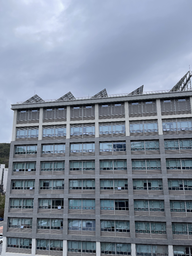
#> input picture data/image1.png, 192 x 256 px, shrunk from 756 x 1008 before the run; its folder holds 3 pictures in this run
$ jupyter execute 1_local_features.ipynb
#> lines starting #> are read from the running program, lines starting #| are printed output that depends on the picture
### helper.py
import numpy as np
import cv2
import scipy.io as sio
from matplotlib import pyplot as plt
import skimage.feature

PATCHWIDTH = 9

def featMatch(desc1, desc2, metric='hamming', ratio=0.8):
	matches = skimage.feature.match_descriptors(desc1,desc2,metric=metric,cross_check=True,max_ratio=ratio)
	return matches


# [8 lines left out: function plotMatches, not called in this run]


def makeTestPattern(patchWidth, nbits):
	np.random.seed(0)
	compareX = patchWidth*patchWidth * np.random.random((nbits,1))
	compareX = np.floor(compareX).astype(int)
	np.random.seed(1)
	compareY = patchWidth*patchWidth * np.random.random((nbits,1))
	compareY = np.floor(compareY).astype(int)
	return (compareX, compareY)


def computePixel(img, idx1, idx2, width, center):
	halfWidth = width // 2
	col1 = idx1 % width - halfWidth
	row1 = idx1 // width - halfWidth
	col2 = idx2 % width - halfWidth
	row2 = idx2 // width - halfWidth
	return 1 if img[int(center[0]+row1)][int(center[1]+col1)] < img[int(center[0]+row2)][int(center[1]+col2)] else 0


def computeBrief(img, locs):
	patchWidth = 9
	nbits = 256
	compareX, compareY = makeTestPattern(patchWidth,nbits)
	m, n = img.shape

	halfWidth = patchWidth//2

	locs = np.array(list(filter(lambda x: halfWidth <= x[0] < m-halfWidth and halfWidth <= x[1] < n-halfWidth, locs)))
	desc = np.array([list(map(lambda x: computePixel(img, x[0], x[1], patchWidth, c), zip(compareX, compareY))) for c in locs])

	return desc, locs


# [8 lines left out: function computeORB, not called in this run]


def corner_detection(im, sigma=1.5):
	# fast method
	result_img = skimage.feature.corner_fast(im, PATCHWIDTH)
	locs = skimage.feature.corner_peaks(result_img, min_distance=1)
	return locs

### 1_local_features.ipynb
# 1. Local features
- Extract & calculate local features
- Match features between two images

[cell 1]
import cv2
import numpy as np

## Load images
imgs = [cv2.imread('data/image{}.png'.format(i+1)) for i in range(4)]
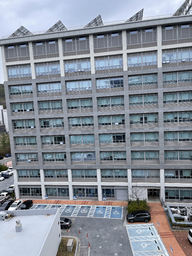
#> input picture data/image2.png, 192 x 256 px, shrunk from 756 x 1008 before the run
#> imgs = 4 items
#> further down, img1 is the input picture: shape (256, 192, 3); mean B, G, R 153.5, 136.6, 125.8
#> further down, img2 is the input picture: shape (256, 192, 3); mean B, G, R 150.4, 140.1, 133.1

[cell 2]
import numpy as np
import cv2
from helper import featMatch
from helper import computeBrief
from helper import corner_detection

def matchPics(I1, I2):
    """
    Match images

    I1, I2: Images to match
    """

    # Convert Images to GrayScale
    I1_gray = cv2.cvtColor(I1, cv2.COLOR_BGR2GRAY)
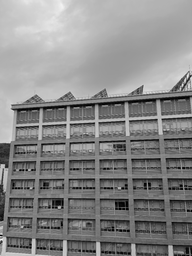
#> I1_gray: shape (256, 192); min 0, max 252, mean 135.3
    I2_gray = cv2.cvtColor(I2, cv2.COLOR_BGR2GRAY)
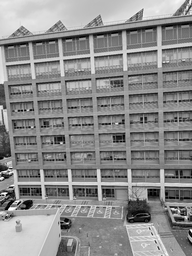
#> I2_gray: shape (256, 192); min 0, max 255, mean 139.2

    # Detect Features in Both Images
    loc1 = corner_detection(I1_gray)
#> in corner_detection, `result_img = skimage.feature.corner_fast(im, PATCHWIDTH)`:
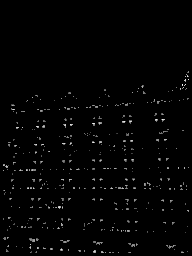
#> result_img: shape (256, 192) float64; min 0, max 8.72, mean 0.116; drawn with min black and max white
#> in corner_detection, `locs = skimage.feature.corner_peaks(result_img, min_distance=1)`: locs = 422 pairs, first value 71 to 252, second value 3 to 188
#> loc1 has the same summary as locs in corner_detection
    loc2 = corner_detection(I2_gray)
#> call 2 of corner_detection, with sigma = 1.5
#> in corner_detection (call 2), `result_img = skimage.feature.corner_fast(im, PATCHWIDTH)`:
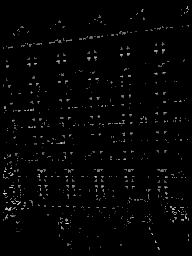
#> result_img: shape (256, 192) float64; min 0, max 11.19, mean 0.2; drawn with min black and max white
#> in corner_detection (call 2), `locs = skimage.feature.corner_peaks(result_img, min_distance=1)`: locs = 655 pairs, first value 6 to 248, second value 3 to 188
#> loc2 has the same summary as locs in corner_detection

    # Obtain descriptors for the computed feature locations
    desc1, locs1 = computeBrief(I1_gray, loc1)
#> in computeBrief, `locs = np.array(list(filter(lambda x: halfWidth <= x[0] < m-halfWidth ..`: locs = 407 pairs, first value 76 to 251, second value 4 to 187
#> locs1 has the same summary as locs in computeBrief
    desc2, locs2 = computeBrief(I2_gray, loc2)

    #Match features using the descriptors
    matches = featMatch(desc1, desc2)

    return matches, locs1, locs2

[cell 3]
from helper import plotMatches

img1 = cv2.imread('data/image1.png')
img2 = cv2.imread('data/image2.png')

matches, locs1, locs2 = matchPics(img1, img2)
plotMatches(img1, img2, matches, locs1, locs2, color='r')

### BRIEF and Rotations

[cell 4]
import seaborn as sns
import matplotlib.pyplot as plt
from PIL import Image
from tqdm.auto import trange

cv_cover = Image.open('data/cv_cover.jpg')
match_hist = np.zeros(36)

for i in trange(36):
    # Rotate Image
    cv_rotated = cv_cover.rotate(10 * i, expand=True)

    # Compute features, descriptors and Match features
    matches, locs1, locs2 = matchPics(np.asarray(cv_cover), np.asarray(cv_rotated))

    # Update histogram
    match_hist[i] = len(matches)


#Display histogram
angles = np.arange(0, 360, 10)
ax = sns.barplot(x=angles, y=match_hist, color='r')
_ = plt.xticks(ticks=range(len(match_hist)), labels=[v if i % 5 == 0 else '' for i, v in enumerate(angles)])
plt.xlabel('Degree')
plt.ylabel('Matched keypoints')
plt.title('BRIEF and Rotations')
